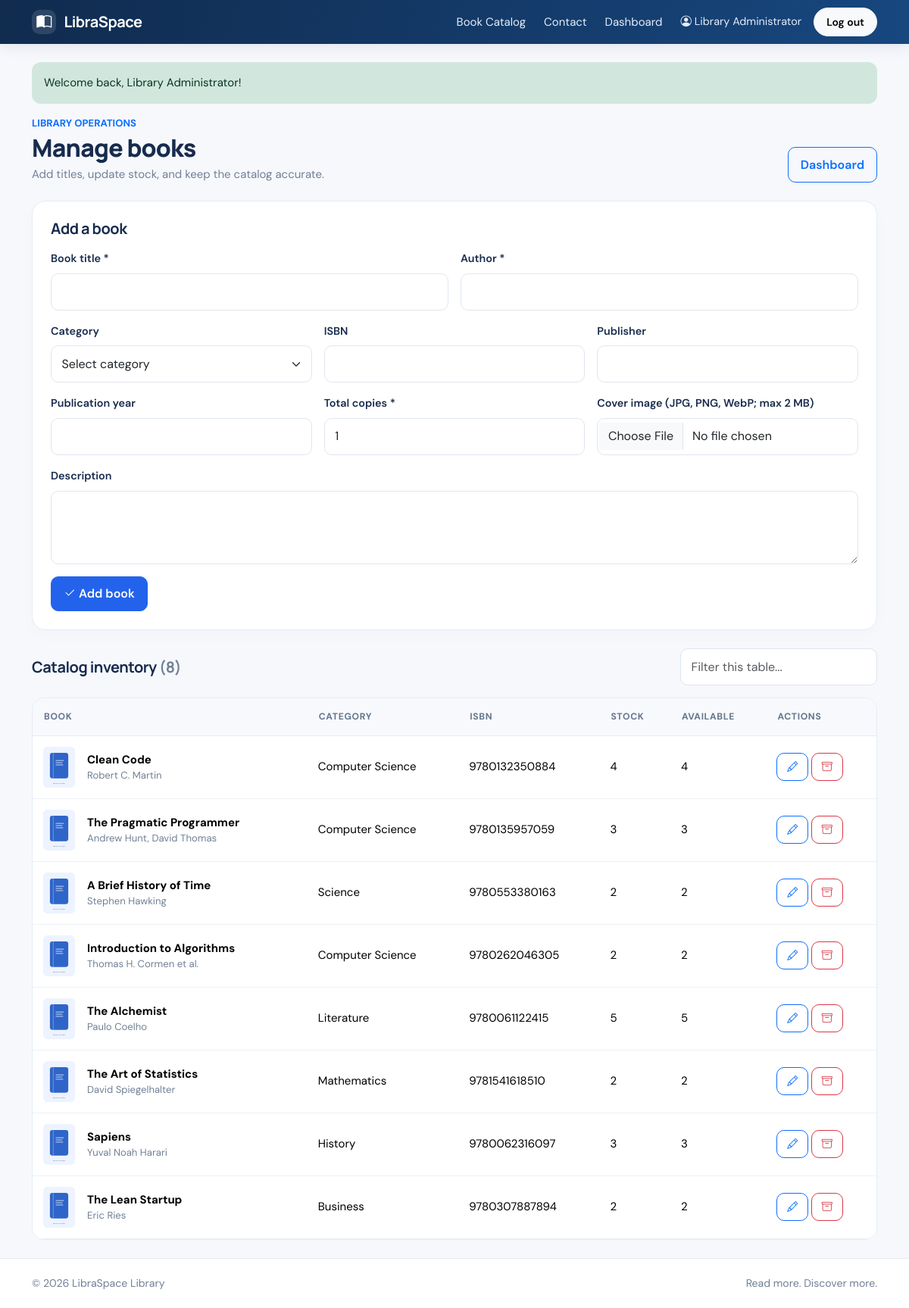
The app's page /books.php (signed in) with its own data.
### tables this page shows
CREATE TABLE books (
 id INT UNSIGNED AUTO_INCREMENT PRIMARY KEY,
 title VARCHAR(200) NOT NULL,
 author VARCHAR(150) NOT NULL,
 category_id INT UNSIGNED NULL,
 isbn VARCHAR(20) NULL UNIQUE,
 publisher VARCHAR(150) NULL,
 publication_year SMALLINT UNSIGNED NULL,
 description TEXT NULL,
 total_quantity INT UNSIGNED NOT NULL DEFAULT 1,
 available_quantity INT UNSIGNED NOT NULL DEFAULT 1,
 cover_image VARCHAR(255) NULL,
 times_issued INT UNSIGNED NOT NULL DEFAULT 0,
 is_active TINYINT(1) NOT NULL DEFAULT 1,
 created_at TIMESTAMP NOT NULL DEFAULT CURRENT_TIMESTAMP,
 CONSTRAINT fk_books_category FOREIGN KEY(category_id) REFERENCES categories(id) ON DELETE SET NULL,
 CONSTRAINT chk_book_stock CHECK(available_quantity <= total_quantity),
 INDEX idx_books_title(title),
 INDEX idx_books_author(author),
 INDEX idx_books_active(is_active)
);

CREATE TABLE categories (
 id INT UNSIGNED AUTO_INCREMENT PRIMARY KEY,
 name VARCHAR(100) NOT NULL UNIQUE,
 description VARCHAR(500) NULL
);

### config/database.php (called while the page is built, shortened)
<?php
function db(): PDO {
    static $pdo = null;
    if ($pdo instanceof PDO) return $pdo;
    $dsn = 'mysql:host=' . DB_HOST . ';dbname=' . DB_NAME . ';charset=utf8mb4';
    $pdo = new PDO($dsn, DB_USER, DB_PASS, [
        PDO::ATTR_ERRMODE => PDO::ERRMODE_EXCEPTION,
        PDO::ATTR_DEFAULT_FETCH_MODE => PDO::FETCH_ASSOC,
        PDO::ATTR_EMULATE_PREPARES => false,
    ]);
    return $pdo;
}

### books.php (the view, shortened to what this page needs)
<?php
require_once __DIR__.'/includes/functions.php';require_role(['admin','librarian']);$pageTitle='Manage books';$error='';
$edit=null;if(isset($_GET['edit'])){$s=db()->prepare('SELECT * FROM books WHERE id=?');$s->execute([(int)$_GET['edit']]);$edit=$s->fetch()?:null;}
$cats=db()->query('SELECT id,name FROM categories ORDER BY name')->fetchAll();$books=db()->query('SELECT b.*,c.name AS category_name FROM books b LEFT JOIN categories c ON c.id=b.category_id WHERE b.is_active=1 ORDER BY b.created_at DESC')->fetchAll();
require __DIR__.'/includes/header.php';
?>
<div class="d-flex flex-wrap justify-content-between align-items-end gap-3 mb-4"><div><p class="text-primary small text-uppercase fw-bold mb-1">Library operations</p><h1 class="page-title mb-1">Manage books</h1><p class="muted mb-0">Add titles, update stock, and keep the catalog accurate.</p></div><a href="dashboard.php" class="btn btn-outline-primary">Dashboard</a></div>
<div class="surface p-3 p-md-4 mb-4"><h2 class="h5 fw-bold mb-3"><?=$edit?'Edit book':'Add a book'?></h2><form method="post" enctype="multipart/form-data"><?=csrf_field()?><input type="hidden" name="action" value="save"><input type="hidden" name="id" value="<?=(int)($edit['id']??0)?>"><div class="row g-3"><div class="col-md-6"><label class="form-label">Book title *</label><input class="form-control" name="title" required maxlength="200" value="<?=e($edit['title']??'')?>"></div><div class="col-md-6"><label class="form-label">Author *</label><input class="form-control" name="author" required maxlength="150" value="<?=e($edit['author']??'')?>"></div><div class="col-md-4"><label class="form-label">Category</label><select class="form-select" name="category_id"><option value="0">Select category</option><?php foreach($cats as $c): ?><option value="<?=(int)$c['id']?>" <?=((int)($edit['category_id']??0)===(int)$c['id'])?'selected':''?>><?=e($c['name'])?></option><?php endforeach; ?></select></div><div class="col-md-4"><label class="form-label">ISBN</label><input class="form-control" name="isbn" maxlength="20" value="<?=e($edit['isbn']??'')?>"></div><div class="col-md-4"><label class="form-label">Publisher</label><input class="form-control" name="publisher" maxlength="150" value="<?=e($edit['publisher']??'')?>"></div><div class="col-md-4"><label class="form-label">Publication year</label><input class="form-control" type="number" min="1450" max="<?=date('Y')+1?>" name="publication_year" value="<?=e((string)($edit['publication_year']??''))?>"></div><div class="col-md-4"><label class="form-label">Total copies *</label><input class="form-control" type="number" min="0" name="total_quantity" required value="<?=e((string)($edit['total_quantity']??1))?>"></div><div class="col-md-4"><label class="form-label">Cover image (JPG, PNG, WebP; max 2 MB)</label><input class="form-control" type="file" name="cover" accept="image/jpeg,image/png,image/webp"></div><div class="col-12"><label class="form-label">Description</label><textarea class="form-control" rows="3" name="description"><?=e($edit['description']??'')?></textarea></div><div class="col-12 d-flex gap-2"><button class="btn btn-primary" type="submit"><i class="bi bi-check2 me-1"></i><?=$edit?'Save changes':'Add book'?></button><?php if($edit): ?><a href="books.php" class="btn btn-light">Cancel edit</a><?php endif; ?></div></div></form></div>
<div class="d-flex justify-content-between align-items-center mb-3"><h2 class="h5 fw-bold mb-0">Catalog inventory <span class="muted">(<?=count($books)?>)</span></h2><input class="form-control" style="max-width:260px" placeholder="Filter this table..." data-search-target="#bookRows"></div><div class="table-wrap"><table class="table"><thead><tr><th>Book</th><th>Category</th><th>ISBN</th><th>Stock</th><th>Available</th><th>Actions</th></tr></thead><tbody id="bookRows"><?php foreach($books as $b): ?><tr data-searchable><td><div class="d-flex align-items-center gap-3"><img class="mini-cover" src="<?=e(cover_url($b['cover_image']))?>" alt=""><div><strong><?=e($b['title'])?></strong><div class="small muted"><?=e($b['author'])?></div></div></div></td><td><?=e($b['category_name']??'—')?></td><td><?=e($b['isbn']??'—')?></td><td><?=(int)$b['total_quantity']?></td><td><?=(int)$b['available_quantity']?></td><td><div class="d-flex gap-1"><a class="btn btn-sm btn-outline-primary" href="books.php?edit=<?=(int)$b['id']?>"><i class="bi bi-pencil"></i></a><form method="post" onsubmit="return confirm('Remove this book from the active catalog?')"><?=csrf_field()?><input type="hidden" name="action" value="delete"><input type="hidden" name="id" value="<?=(int)$b['id']?>"><button class="btn btn-sm btn-outline-danger" type="submit"><i class="bi bi-archive"></i></button></form></div></td></tr><?php endforeach; ?></tbody></table><?php if(!$books): ?><div class="empty-state">No books in the catalog yet.</div><?php endif; ?></div>
<?php require __DIR__.'/includes/footer.php'; ?>

### assets/css/style.css (style rules this page uses)
:root { --navy:#102b4e;--blue:#2363eb;--blue2:#4c83f5;--pale:#eef4ff;--ink:#172b4d;--muted:#718096;--line:#e6ebf2;--bg:#f6f8fc;--green:#138a64 }
* { box-sizing:border-box }
body { margin:0;background:var(--bg);color:var(--ink);font-family:'DM Sans',sans-serif;font-size:15px }
h1,h2,h3,h4,h5,.navbar-brand { font-family:Manrope,sans-serif;letter-spacing:-.025em }
.btn-primary { background:var(--blue);border-color:var(--blue) }
.muted { color:var(--muted) }
.surface,.stat-card,.book-card,.auth-card { background:white;border:1px solid var(--line);border-radius:18px;box-shadow:0 6px 22px #18365a05 }
.form-label { font-weight:600;font-size:.9rem }
.form-control,.form-select { border-color:#dfe6ef;border-radius:10px;padding:.72rem .85rem }
.btn { border-radius:10px;font-weight:600;padding:.65rem 1rem }
.btn-sm { padding:.45rem .8rem }
.table-wrap { border:1px solid var(--line);border-radius:16px;overflow:hidden;background:#fff }
.table { margin:0;vertical-align:middle }
.table thead th { background:#f7f9fd;color:#66758b;font-size:.76rem;text-transform:uppercase;letter-spacing:.055em;border-bottom:1px solid var(--line);padding:15px }
.table td { padding:14px;border-color:#edf0f5 }
.page-title { font-weight:800;font-size:clamp(1.5rem,3vw,2rem) }
.mini-cover { width:42px;height:54px;object-fit:cover;border-radius:6px;background:#edf2fb }

### records on screen
books: title "Clean Code", author "Robert C. Martin", category.name "Computer Science", isbn "9780132350884", total_quantity "4", available_quantity "4"
books: title "The Pragmatic Programmer", author "Andrew Hunt, David Thomas", category.name "Computer Science", isbn "9780135957059", total_quantity "3", available_quantity "3"
books: title "A Brief History of Time", author "Stephen Hawking", category.name "Science", isbn "9780553380163", total_quantity "2", available_quantity "2"
books: title "Introduction to Algorithms", author "Thomas H. Cormen et al.", category.name "Computer Science", isbn "9780262046305", total_quantity "2", available_quantity "2"
books: title "The Alchemist", author "Paulo Coelho", category.name "Literature", isbn "9780061122415", total_quantity "5", available_quantity "5"
books: title "The Art of Statistics", author "David Spiegelhalter", category.name "Mathematics", isbn "9781541618510", total_quantity "2", available_quantity "2"
books: title "Sapiens", author "Yuval Noah Harari", category.name "History", isbn "9780062316097", total_quantity "3", available_quantity "3"
books: title "The Lean Startup", author "Eric Ries", category.name "Business", isbn "9780307887894", total_quantity "2", available_quantity "2"

### other values on screen
$user['name'] "Library Administrator"
$f['text'] "Welcome back, Library Administrator!"
count($books) "8"
